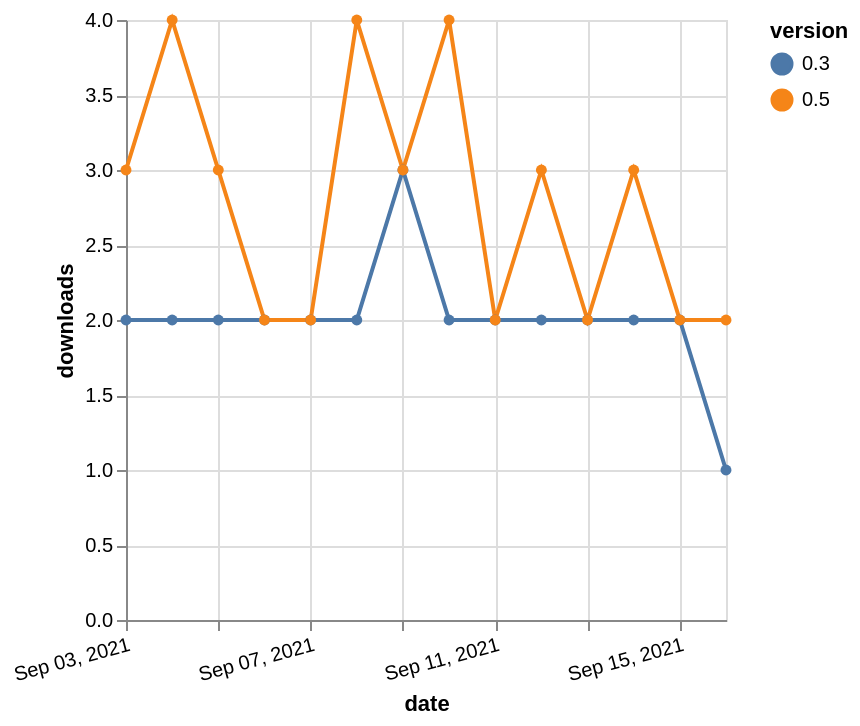

Here is the Vega-Lite specification saved for this chart:
### Vega-Lite specification from a JSON file in a GitHub repository (floating-point values rounded to 4 significant figures)
{"$schema": "https://vega.github.io/schema/vega-lite/v5.json", "description": "A simple bar chart with embedded data.", "data": {"values": [{"date": "2021-09-03", "total": 2717, "delta": 2, "version": "0.3"}, {"date": "2021-09-04", "total": 2719, "delta": 2, "version": "0.3"}, {"date": "2021-09-05", "total": 2721, "delta": 2, "version": "0.3"}, {"date": "2021-09-06", "total": 2723, "delta": 2, "version": "0.3"}, {"date": "2021-09-07", "total": 2725, "delta": 2, "version": "0.3"}, {"date": "2021-09-08", "total": 2727, "delta": 2, "version": "0.3"}, {"date": "2021-09-09", "total": 2730, "delta": 3, "version": "0.3"}, {"date": "2021-09-10", "total": 2732, "delta": 2, "version": "0.3"}, {"date": "2021-09-11", "total": 2734, "delta": 2, "version": "0.3"}, {"date": "2021-09-12", "total": 2736, "delta": 2, "version": "0.3"}, {"date": "2021-09-13", "total": 2738, "delta": 2, "version": "0.3"}, {"date": "2021-09-14", "total": 2740, "delta": 2, "version": "0.3"}, {"date": "2021-09-15", "total": 2742, "delta": 2, "version": "0.3"}, {"date": "2021-09-16", "total": 2743, "delta": 1, "version": "0.3"}, {"date": "2021-09-03", "total": 4435, "delta": 3, "version": "0.5"}, {"date": "2021-09-04", "total": 4439, "delta": 4, "version": "0.5"}, {"date": "2021-09-05", "total": 4442, "delta": 3, "version": "0.5"}, {"date": "2021-09-06", "total": 4444, "delta": 2, "version": "0.5"}, {"date": "2021-09-07", "total": 4446, "delta": 2, "version": "0.5"}, {"date": "2021-09-08", "total": 4450, "delta": 4, "version": "0.5"}, {"date": "2021-09-09", "total": 4453, "delta": 3, "version": "0.5"}, {"date": "2021-09-10", "total": 4457, "delta": 4, "version": "0.5"}, {"date": "2021-09-11", "total": 4459, "delta": 2, "version": "0.5"}, {"date": "2021-09-12", "total": 4462, "delta": 3, "version": "0.5"}, {"date": "2021-09-13", "total": 4464, "delta": 2, "version": "0.5"}, {"date": "2021-09-14", "total": 4467, "delta": 3, "version": "0.5"}, {"date": "2021-09-15", "total": 4469, "delta": 2, "version": "0.5"}, {"date": "2021-09-16", "total": 4471, "delta": 2, "version": "0.5"}]}, "width": "container", "mark": {"type": "line", "point": {"filled": true}}, "encoding": {"x": {"field": "date", "type": "temporal", "timeUnit": "yearmonthdate", "title": "date", "axis": {"labelAngle": -15}}, "y": {"field": "delta", "type": "quantitative", "title": "downloads"}, "color": {"field": "version", "type": "nominal"}, "tooltip": {"field": "delta"}}}
